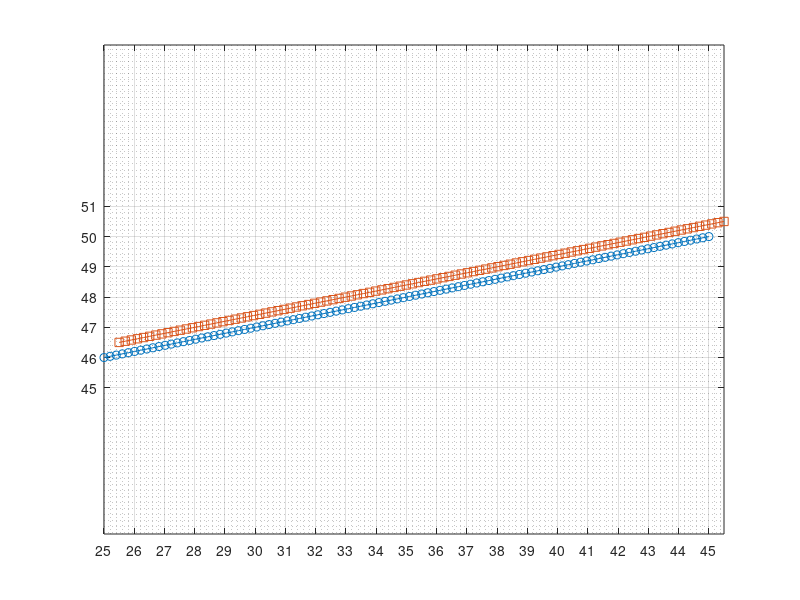

Here is the MATLAB script that generated this plot: (Note: this script raises an error after producing the figure.)
% relate back to pixel coordinates, to check whether the pixels contain a wall 
%  for e.g. /mnt/nixbig/ownCloud/project_code/path_planning__smooth_path_lineofsight.m 

% longitude = x , latitude = y 
long21 = -1 ; lat11 = -1 ;
long22 = 25 ; lat21 = 3;
long21 = 45 ; lat11 = 50 ;
long22 = 25 ; lat21 = 46;  % x=56 y=39

latdiff = lat21-lat11 ;                  % x2-x1
longdiff = long21-long22 ;          % y1-y2 
num_steps = 5*ceil( max( abs(latdiff), abs(longdiff)) );
n = num_steps ;
longPos = linspace(long21, long22, n)  ;
latPos  = linspace(lat11,  lat21,  n) ;
    x_indices = floor(longPos)  ;
    y_indices = floor(latPos) ; 
    pixel_indices_all = [ x_indices' , y_indices' ]  ;
    pixel_indices = unique(pixel_indices_all,'rows') ;
% ... map_2(y_index, x_index) ...

figure; plot(longPos', latPos', 'Marker','o'); axis equal; grid on; grid minor; 
hold on; plot(longPos'+0.5, latPos'+0.5, 'Marker','s'); 

for ii_=1:num_steps
    display(  [ floor(longPos(ii_)+0.5) , floor(latPos(ii_)+0.5)  ,  ceil(longPos(ii_)+0.5) , ceil(latPos(ii_)+0.5)  ]  )
end

[ floor(longPos) ; floor(longPos)+0.5 ]
[ floor(latPos) ; floor(latPos)+0.5 ]

axes = gca  ;
set(axes, 'MinorGridLineStyle',':')
set(axes, 'XTick',[ floor(min(longPos)-1):1:ceil(max(longPos)+1) ] )
set(axes, 'YTick',[ floor(min(latPos)-1):1:ceil(max(latPos)+1) ] )

figure(h_fig_map) ;  %  floorplan from gmapping in   /mnt/nixbig/ownCloud/project_code/temp_integrate_icanny_and_path_planning.m
hold on; plot(longPos', latPos', 'Marker','o'); axis equal; grid on; grid minor; 
hold on; plot(longPos'+0.5, latPos'+0.5, 'Marker','s'); 

%for ii_=1:num_steps
for ii_=1:size(pixel_indices,1)
    %display(  [ floor(longPos(ii_)+0.5) , floor(latPos(ii_)+0.5)  ,  ceil(longPos(ii_)+0.5) , ceil(latPos(ii_)+0.5)  ]  )
    plot(floor(longPos(ii_))+0.5 ,floor(latPos(ii_))+0.5 , 'cs') 
    plot(floor(longPos(ii_))+0.5 ,floor(latPos(ii_))+0.5 , 'bd') 
    plot(floor(longPos(ii_))+0.5 ,floor(latPos(ii_))+0.5 , 'gx') 
    x_index = floor(longPos(ii_))  ;
    y_index = floor(latPos(ii_)) ; 
    x_index = pixel_indices(ii_,1)  ;
    y_index = pixel_indices(ii_,2)  ;
    patch( [ x_index x_index x_index+1 x_index+1 ] , [ y_index y_index+1 y_index+1 y_index ] , 'y')  ;
    patch( [ x_index-0.5 x_index-0.5 x_index-0.5+1 x_index-0.5+1 ] , [ y_index-0.5 y_index-0.5+1 y_index-0.5+1 y_index-0.5 ] , 'c')  ;
    plot( x_index+0.5 ,y_index+0.5 , 'ks') 
    plot( x_index+0.5 ,y_index+0.5 , 'bx') 
    plot( x_index ,y_index , 'rs') 
    plot( x_index ,y_index , 'mx') 
    display( sprintf('pixel #%5.2f at (x=%5.2f,y=%5.2f) is valued = %5f', ii_, x_index, y_index ,  ...
        map_2(y_index, x_index) ...
        )  );
end

x_index=1; 
y_index=1 ;
h_patch_11_22 = ...% patch of the first pixel/grid cell:  from 1,1 to 2,2   via 2,1 and 1,2
    patch( [ x_index x_index x_index+1 x_index+1 ] , [ y_index y_index+1 y_index+1 y_index ] , 'c')  ;
h__1_5__1_5 = ...  %  x=1.5, y=1.5 
    plot( x_index+0.5 ,y_index+0.5 , 'ks') ;
plot( x_index+0.5 ,y_index+0.5 , 'bx')  ;
h__1__1 = ...  %  x=1, y=1 
    plot( x_index ,y_index , 'rs')  ;
plot( x_index ,y_index , 'mx')  ;
h__2__1 = ...  %  x=2, y=1
    plot( x_index+1 ,y_index , 'rs')  ;
    plot( x_index+1 ,y_index , 'mx') ;
h__1__2 = ...   %  x=1, y=2 
    plot( x_index ,y_index+1 , 'rs') ;
    plot( x_index ,y_index+1 , 'mx') 
h_patch_00_11 = patch( [ x_index x_index x_index-1 x_index-1 ] , [ y_index y_index-1 y_index-1 y_index ] , 'b')  ;

map_2( 30:40 , 50:60 ) > 0


%--------------------------
%% check Matlab's imshow and pixel/cell boundaries

figure; hold on; imshow(im_); hold on; 
patch( [0 1 1 0], [0 0 1 1], 'w' )
patch( [2 1 1 2], [2 2 1 1], 'w' )
patch( [2 3 3 2], [2 2 3 3], 'w' )
plot(0,0,'cx') ; plot(1,1,'mo')
plot(0.5,0.5,'rs')
plot(2,2,'rs')

figure; hold on; idisp(im_); hold on; 
patch( [0 1 1 0], [0 0 1 1], 'w' )
patch( [2 1 1 2], [2 2 1 1], 'w' )
patch( [2 3 3 2], [2 2 3 3], 'w' )
plot(0,0,'cx') ; 
plot(1,1,'mo')
plot(0.5,0.5,'rs')
plot(2,2,'rs')

size(im_)
patch( [0 1 1 0], 733+1-[0 0 1 1], 'w' )
patch( [2 1 1 2], 733+1-[2 2 1 1], 'w' )
patch( [2 3 3 2], 733+1-[2 2 3 3], 'w' )
plot(0,733+1-0,'cx') ; 
plot(1,733+1-1,'mo')
plot(0.5,733+1-0.5,'rs')
plot(2,733+1-2,'rs')



